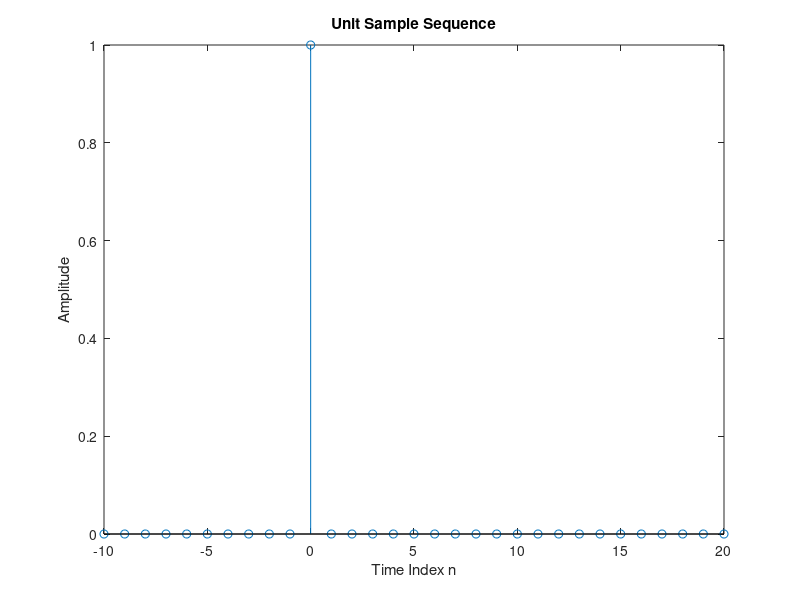

Source code (MATLAB):
n = -10 : 20;
u = [zeros(1 , 10) 1 zeros(1 , 20)];
stem(n , u);
xlabel('Time Index n');
ylabel('Amplitude');
title('Unit Sample Sequence');